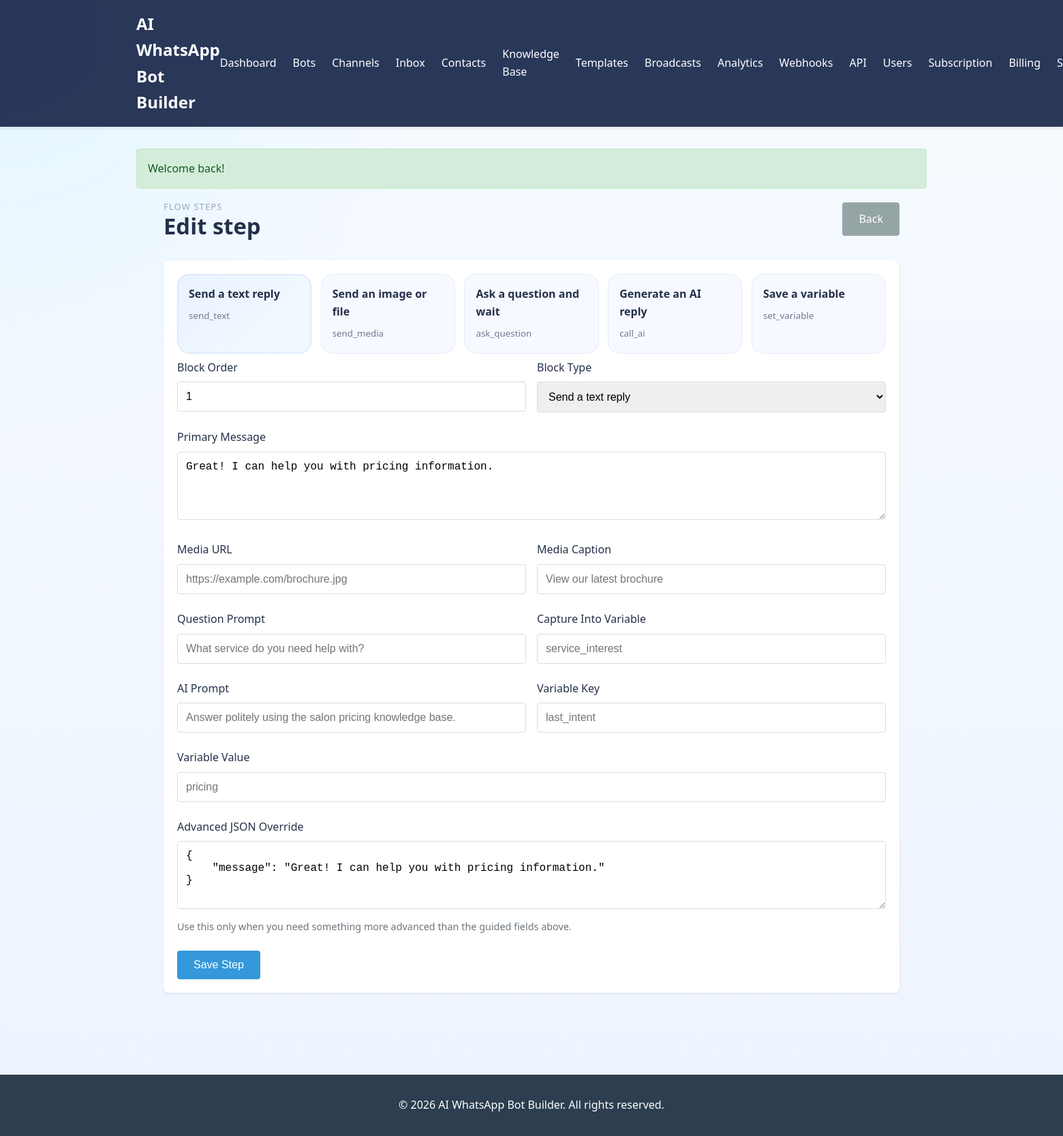
Screenshot of /steps/4/edit (signed in) with the database file from the repository.
### tables this page shows
CREATE TABLE `flow_steps` (
  `id` int(11) NOT NULL AUTO_INCREMENT,
  `tenant_id` int(11) NOT NULL,
  `flow_id` int(11) NOT NULL,
  `step_order` int(11) NOT NULL DEFAULT '0',
  `action_type` enum('send_text','send_media','ask_question','call_ai','call_webhook','set_variable','branch_condition') NOT NULL DEFAULT 'send_text',
  `action_config` text,
  `next_step_id` int(11) DEFAULT NULL,
  `created_at` datetime NOT NULL,
  `updated_at` datetime NOT NULL,
  PRIMARY KEY (`id`),
  KEY `idx_tenant_id` (`tenant_id`),
  KEY `idx_flow_id` (`flow_id`),
  KEY `idx_step_order` (`step_order`),
  CONSTRAINT `fk_flow_steps_tenant` FOREIGN KEY (`tenant_id`) REFERENCES `tenants` (`id`) ON DELETE CASCADE,
  CONSTRAINT `fk_flow_steps_flow` FOREIGN KEY (`flow_id`) REFERENCES `flows` (`id`) ON DELETE CASCADE
);

### app/views/flow_steps/form.php (the view)
<?php
$step = isset($step) ? $step : null;
$config = isset($config) && is_array($config) ? $config : [];
$actionTypes = [
    'send_text' => 'Send a text reply',
    'send_media' => 'Send an image or file',
    'ask_question' => 'Ask a question and wait',
    'call_ai' => 'Generate an AI reply',
    'set_variable' => 'Save a variable',
];
?>
<div class="flow-trigger-grid">
    <?php foreach ($actionTypes as $type => $label): ?>
        <div class="flow-trigger-card <?php echo (($step['action_type'] ?? 'send_text') === $type) ? 'is-selected' : ''; ?>">
            <strong><?php echo View::e($label); ?></strong>
            <small><?php echo View::e($type); ?></small>
        </div>
    <?php endforeach; ?>
</div>
<div class="form-grid-two">
    <div class="form-group">
        <label for="step_order">Block Order</label>
        <input id="step_order" name="step_order" type="number" value="<?php echo View::e($step['step_order'] ?? 1); ?>" required>
    </div>
    <div class="form-group">
        <label for="action_type">Block Type</label>
        <select id="action_type" name="action_type">
            <?php foreach ($actionTypes as $type => $label): ?>
                <option value="<?php echo View::e($type); ?>" <?php echo (($step['action_type'] ?? 'send_text') === $type) ? 'selected' : ''; ?>>
                    <?php echo View::e($label); ?>
                </option>
            <?php endforeach; ?>
        </select>
    </div>
</div>
<div class="form-group">
    <label for="config_message">Primary Message</label>
    <textarea id="config_message" name="config_message" placeholder="Thanks for messaging us. Here is our latest price list."><?php echo View::e($config['message'] ?? ''); ?></textarea>
</div>
<div class="form-grid-two">
    <div class="form-group">
        <label for="config_media_url">Media URL</label>
        <input id="config_media_url" name="config_media_url" value="<?php echo View::e($config['media_url'] ?? ''); ?>" placeholder="https://example.com/brochure.jpg">
    </div>
    <div class="form-group">
        <label for="config_caption">Media Caption</label>
        <input id="config_caption" name="config_caption" value="<?php echo View::e($config['caption'] ?? ''); ?>" placeholder="View our latest brochure">
    </div>
</div>
<div class="form-grid-two">
    <div class="form-group">
        <label for="config_question">Question Prompt</label>
        <input id="config_question" name="config_question" value="<?php echo View::e($config['question'] ?? ''); ?>" placeholder="What service do you need help with?">
    </div>
    <div class="form-group">
        <label for="config_variable">Capture Into Variable</label>
        <input id="config_variable" name="config_variable" value="<?php echo View::e($config['variable'] ?? ''); ?>" placeholder="service_interest">
    </div>
</div>
<div class="form-grid-two">
    <div class="form-group">
        <label for="config_prompt">AI Prompt</label>
        <input id="config_prompt" name="config_prompt" value="<?php echo View::e($config['prompt'] ?? ''); ?>" placeholder="Answer politely using the salon pricing knowledge base.">
    </div>
    <div class="form-group">
        <label for="config_key">Variable Key</label>
        <input id="config_key" name="config_key" value="<?php echo View::e($config['key'] ?? ''); ?>" placeholder="last_intent">
    </div>
</div>
<div class="form-group">
    <label for="config_value">Variable Value</label>
    <input id="config_value" name="config_value" value="<?php echo View::e($config['value'] ?? ''); ?>" placeholder="pricing">
</div>
<div class="form-group">
    <label for="action_config_json">Advanced JSON Override</label>
    <textarea id="action_config_json" name="action_config_json" placeholder='{"message":"Hello there"}'><?php echo View::e(json_encode($config, JSON_PRETTY_PRINT | JSON_UNESCAPED_SLASHES)); ?></textarea>
    <small class="help-text">Use this only when you need something more advanced than the guided fields above.</small>
</div>

### app/core/Router.php (shortened to what the rows shown need)
<?php
class Router {
    private $routes = [];
    private function addRoute($method, $path, $handler, $middleware = []) {
        $this->routes[] = [
            'method' => $method,
            'path' => $path,
            'handler' => $handler,
            'middleware' => $middleware
        ];
    }
    public function dispatch() {
        $requestMethod = $_SERVER['REQUEST_METHOD'];
        $requestUri = parse_url($_SERVER['REQUEST_URI'], PHP_URL_PATH);
        foreach ($this->routes as $route) {
            if ($route['method'] === $requestMethod && $this->matchRoute($route['path'], $requestUri, $params)) {
                $this->handleRoute($route, $params);
                return;
            }
        }
    }
    private function matchRoute($pattern, $uri, &$params) {
        $params = [];
        $regex = preg_replace('/\{([a-zA-Z0-9_]+)\}/', '([^/]+)', $pattern);
        $regex = '#^' . $regex . '$#';
        if (preg_match($regex, $uri, $matches)) {
            preg_match_all('/\{([a-zA-Z0-9_]+)\}/', $pattern, $paramNames);
            for ($i = 0; $i < count($paramNames[1]); $i++) {
                $params[$paramNames[1][$i]] = $matches[$i + 1];
            }
            return true;
        }
        return false;
    }
    private function handleRoute($route, $params) {
        list($controllerName, $method) = explode('@', $route['handler']);
        $controller = new $controllerName();
        call_user_func_array([$controller, $method], $params);
    }
}

### rows the page displays
flow_steps: label "Send a text reply", action_type "send_text", step_order "1", action_type "Send a text reply", config_message "Great! I can help you with pricing information.", action_config_json "{ \"message\": \"Great! I can help you with pricing information.\" }"

### other values shown
View::e($message) "Welcome back!"
View::e($label) "Send an image or file"
View::e($type) "send_media"
View::e($label) "Ask a question and wait"
View::e($type) "ask_question"
View::e($label) "Generate an AI reply"
View::e($type) "call_ai"
View::e($label) "Save a variable"
View::e($type) "set_variable"
